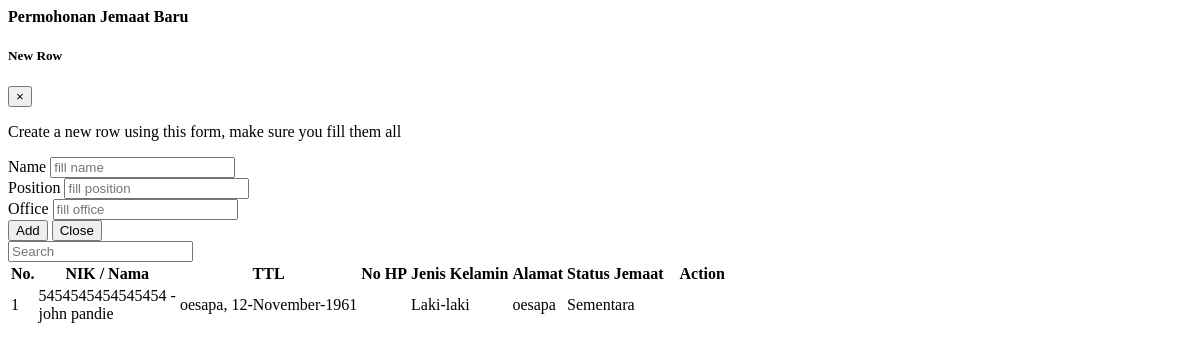
Page /dashboard/tampil_jemaat_baru.php on the earlier database version.
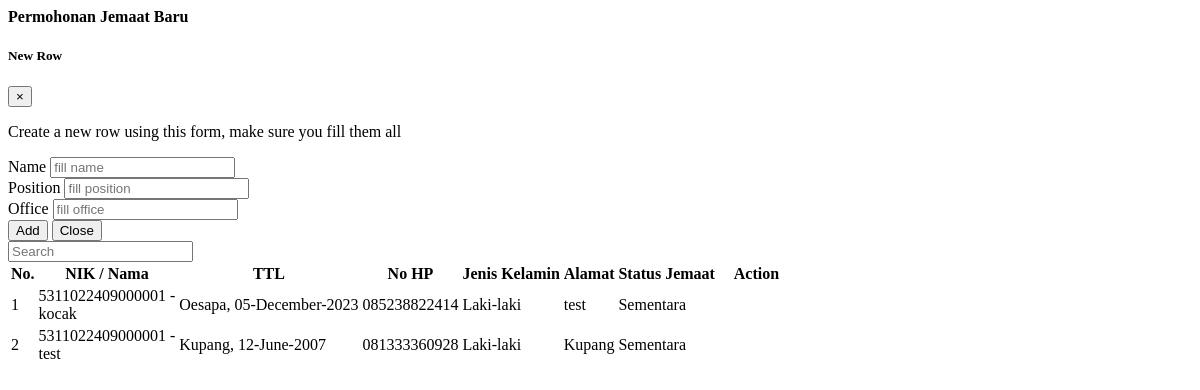
Same page on the later database version.
### tables this page shows
CREATE TABLE `jemaat` (
  `id_jemaat` int(11) NOT NULL,
  `tanggal_pendaftaran` date DEFAULT NULL,
  `nik` varchar(16) DEFAULT NULL,
  `nama` varchar(50) NOT NULL,
  `tempat_lahir` varchar(20) NOT NULL,
  `tanggal_lahir` date NOT NULL,
  `no_hp` varchar(12) NOT NULL,
  `jenis_kelamin` enum('Laki-laki','Perempuan') NOT NULL,
  `alamat` text NOT NULL,
  `status_j` int(11) NOT NULL,
  `ket` varchar(10) NOT NULL,
  `username` varchar(20) NOT NULL,
  `password` varchar(20) NOT NULL,
  `baptis` int(11) NOT NULL,
  `penyerahan` int(11) NOT NULL,
  `pernikahan` int(11) NOT NULL
);

### dashboard/tampil_jemaat_baru.php (the view, shortened to what the changed rows need)
<?php include '../konek.php'; ?>
<link href="css/sweetalert.css" rel="stylesheet" type="text/css">
<div class="page-inner">
    <div class="row">
        <div class="col-md-12">
            <div class="card">
                <div class="card-body">
                    <form action="">
                        <div class="table-responsive">
                            <table id="add" class="display table table-striped table-hover">
                                <thead>
                                    <tr>
                                        <th>No.</th>
                                        <th>NIK / Nama</th>
                                        <th>TTL</th>
                                        <th>No HP</th>
                                        <th>Jenis Kelamin</th>
                                        <th>Alamat</th>
                                        <th>Status Jemaat</th>
                                        <th style="width: 10%">Action</th>
                                    </tr>
                                </thead>
                                <tbody>
                                    <?php
                                    $no = 1;
                                    $tampil = "SELECT * FROM jemaat where status_j = 0 ORDER BY id_jemaat DESC";
                                    $query = mysqli_query($konek, $tampil);
                                    while ($data = mysqli_fetch_array($query, MYSQLI_BOTH)) {
                                        $username = $data['nik'];
                                        $nama = $data['nama'];
                                        $tempat = $data['tempat_lahir'];
                                        $tanggal = $data['tanggal_lahir'];
                                        $no_hp = $data['no_hp'];
                                        $alamat = $data['alamat'];
                                        $jekel = $data['jenis_kelamin'];
                                        $ket = $data['ket'];
                                        $tanggal_lahir = date("d-F-Y", strtotime($tanggal));
                                        if ($ket == 1) {
                                           $ket = "Tetap";
                                        }else {
                                            $ket = "Sementara";
                                        }
                                    ?>
                                        <tr>
                                            <td><?php echo $no++; ?></td>
                                            <td><?php echo $username . ' -<br> ' . $nama; ?></td>
                                            <td><?php echo $tempat . ", " . $tanggal_lahir; ?></td>
                                            <td><?php echo $no_hp; ?></td>
                                            <td><?php echo $jekel; ?></td>
                                            <td><?php echo $alamat; ?></td>
                                            <td><?php echo $ket; ?></td>
                                            <td>
                                            </td>
                                        </tr>
                                    <?php
                                    }
                                    ?>
                                </tbody>
                            </table>
                        </div>
                    </form>
                </div>
            </div>
        </div>
    </div>
</div>

Differences in the rows shown:
removed jemaat: nik "5454545454545454", nama "john pandie", tempat_lahir "oesapa", tanggal_lahir "12-November-1961", jenis_kelamin "Laki-laki", alamat "oesapa", ket "Sementara"
added jemaat: nik "5311022409000001", nama "kocak", tempat_lahir "Oesapa", tanggal_lahir "05-December-2023", no_hp "085238822414", jenis_kelamin "Laki-laki", alamat "test", ket "Sementara"
added jemaat: nik "5311022409000001", nama "test", tempat_lahir "Kupang", tanggal_lahir "12-June-2007", no_hp "081333360928", jenis_kelamin "Laki-laki", alamat "Kupang", ket "Sementara"
